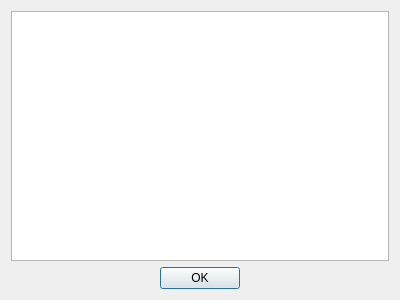
<?xml version="1.0" encoding="UTF-8"?>
<ui version="4.0">
 <class>Help</class>
 <widget class="QDialog" name="Help">
  <property name="windowModality">
   <enum>Qt::ApplicationModal</enum>
  </property>
  <property name="geometry">
   <rect>
    <x>0</x>
    <y>0</y>
    <width>400</width>
    <height>300</height>
   </rect>
  </property>
  <property name="windowTitle">
   <string>Help</string>
  </property>
  <property name="modal">
   <bool>true</bool>
  </property>
  <layout class="QVBoxLayout" name="verticalLayout">
   <item>
    <widget class="QTextBrowser" name="textBrowser"/>
   </item>
   <item>
    <layout class="QHBoxLayout" name="horizontalLayout">
     <item>
      <spacer name="horizontalSpacer">
       <property name="orientation">
        <enum>Qt::Horizontal</enum>
       </property>
       <property name="sizeHint" stdset="0">
        <size>
         <width>40</width>
         <height>20</height>
        </size>
       </property>
      </spacer>
     </item>
     <item>
      <widget class="QPushButton" name="pushButton">
       <property name="text">
        <string>OK</string>
       </property>
       <property name="default">
        <bool>true</bool>
       </property>
      </widget>
     </item>
     <item>
      <spacer name="horizontalSpacer_2">
       <property name="orientation">
        <enum>Qt::Horizontal</enum>
       </property>
       <property name="sizeHint" stdset="0">
        <size>
         <width>40</width>
         <height>20</height>
        </size>
       </property>
      </spacer>
     </item>
    </layout>
   </item>
  </layout>
 </widget>
 <resources/>
 <connections/>
</ui>
